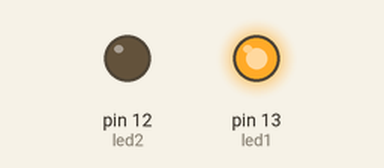
Simulated run of this sketch. Board: Arduino Uno, built with avr-gcc and run on an emulated ATmega328P. Shown: output pins drawn as LEDs (lit = HIGH).

Above: at 0.5 s.
At 1.5 s:
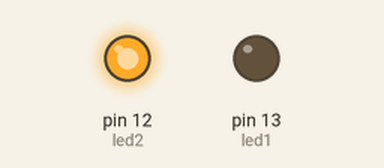
At 5.5 s:
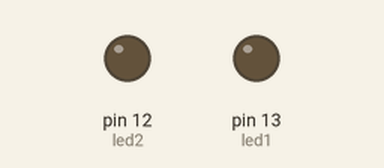
Timing chart, 0 to 6.9 s (numbered marks = the images above):
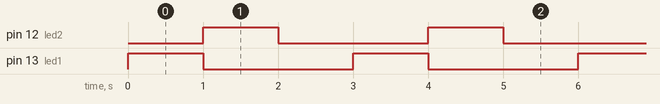

Measured:
- by itself, pin 12 (led2), pin 13 (led1): alternates HIGH for 1.0 s and LOW for 2.0 s
- by itself, everything shown: repeats every 3.0 s, in 3 steps

The sketch:

tarefa04.ino
```cpp
int led1 = 13;
int led2 = 12;
int led3 = 11;

void setup() {
  // configuração
  pinMode(led1, OUTPUT);
  pinMode(led2, OUTPUT);
  pinMode(led2, OUTPUT);
}

void loop() {
  // inicio
  digitalWrite(led1, HIGH);
  digitalWrite(led2, LOW);
  digitalWrite(led3, LOW);
  delay(1000);

  digitalWrite(led1, LOW);
  digitalWrite(led2, HIGH);
  digitalWrite(led3, LOW);
  delay(1000);

  digitalWrite(led1, LOW);
  digitalWrite(led2, LOW);
  digitalWrite(led3, HIGH);
  delay(1000);
}
```
